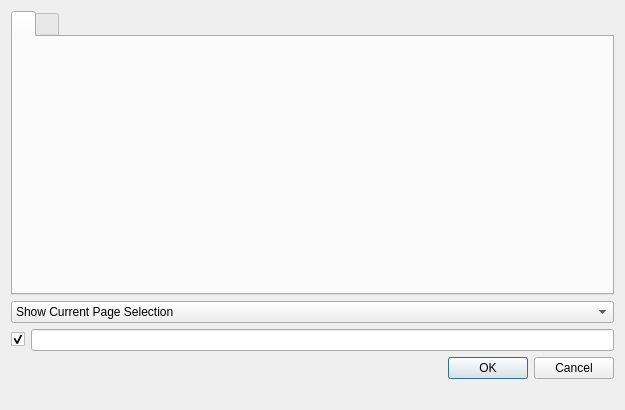
<?xml version="1.0" encoding="UTF-8"?>
<ui version="4.0">
 <class>ISpyEventSelectorDialog</class>
 <widget class="QDialog" name="ISpyEventSelectorDialog">
  <property name="geometry">
   <rect>
    <x>0</x>
    <y>0</y>
    <width>625</width>
    <height>410</height>
   </rect>
  </property>
  <property name="windowTitle">
   <string>Event Filter Selector</string>
  </property>
  <layout class="QGridLayout" name="gridLayout">
   <item row="0" column="0">
    <widget class="QTabWidget" name="toolBox">
     <property name="currentIndex">
      <number>0</number>
     </property>
     <widget class="QWidget" name="l1MenuPage">
      <attribute name="title">
       <string/>
      </attribute>
     </widget>
     <widget class="QWidget" name="hltMenuPage">
      <attribute name="title">
       <string/>
      </attribute>
     </widget>
    </widget>
   </item>
   <item row="1" column="0">
    <widget class="QComboBox" name="comboBox">
     <item>
      <property name="text">
       <string>Show Current Page Selection</string>
      </property>
     </item>
     <item>
      <property name="text">
       <string>Show All (Read-Only)</string>
      </property>
     </item>
    </widget>
   </item>
   <item row="2" column="0">
    <layout class="QHBoxLayout" name="horizontalLayout">
     <item>
      <widget class="QCheckBox" name="checkBox">
       <property name="text">
        <string/>
       </property>
       <property name="checked">
        <bool>true</bool>
       </property>
      </widget>
     </item>
     <item>
      <widget class="QLineEdit" name="lineEdit"/>
     </item>
    </layout>
   </item>
   <item row="3" column="0">
    <widget class="QDialogButtonBox" name="buttonBox">
     <property name="orientation">
      <enum>Qt::Horizontal</enum>
     </property>
     <property name="standardButtons">
      <set>QDialogButtonBox::Cancel|QDialogButtonBox::Ok</set>
     </property>
    </widget>
   </item>
   <item row="4" column="0">
    <widget class="QLabel" name="label">
     <property name="text">
      <string/>
     </property>
    </widget>
   </item>
  </layout>
 </widget>
 <resources/>
 <connections>
  <connection>
   <sender>buttonBox</sender>
   <signal>rejected()</signal>
   <receiver>ISpyEventSelectorDialog</receiver>
   <slot>close()</slot>
   <hints>
    <hint type="sourcelabel">
     <x>316</x>
     <y>260</y>
    </hint>
    <hint type="destinationlabel">
     <x>286</x>
     <y>274</y>
    </hint>
   </hints>
  </connection>
 </connections>
</ui>
